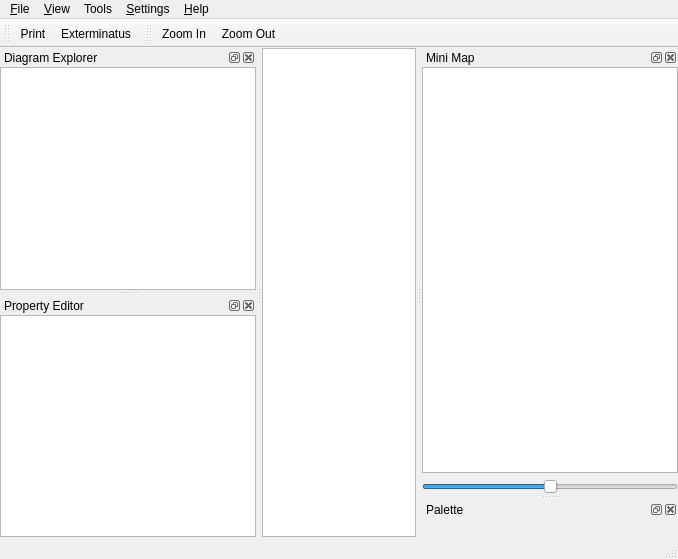
<?xml version="1.0" encoding="UTF-8"?>
<ui version="4.0">
 <class>MainWindowUi</class>
 <widget class="QMainWindow" name="MainWindowUi">
  <property name="geometry">
   <rect>
    <x>0</x>
    <y>0</y>
    <width>678</width>
    <height>559</height>
   </rect>
  </property>
  <property name="windowTitle">
   <string>QReal</string>
  </property>
  <property name="windowIcon">
   <iconset resource="../qrgui.qrc">
    <normaloff>:/icons/qreal.png</normaloff>:/icons/qreal.png</iconset>
  </property>
  <widget class="QWidget" name="centralwidget">
   <layout class="QGridLayout">
    <property name="margin">
     <number>0</number>
    </property>
    <property name="spacing">
     <number>0</number>
    </property>
    <item row="0" column="0">
     <widget class="EditorView" name="view"/>
    </item>
   </layout>
  </widget>
  <widget class="QMenuBar" name="menubar">
   <property name="geometry">
    <rect>
     <x>0</x>
     <y>0</y>
     <width>678</width>
     <height>22</height>
    </rect>
   </property>
   <widget class="QMenu" name="menu_File">
    <property name="title">
     <string>&amp;File</string>
    </property>
    <addaction name="actionPrint"/>
    <addaction name="actionMakeSvg"/>
    <addaction name="separator"/>
    <addaction name="actionQuit"/>
   </widget>
   <widget class="QMenu" name="menu_View">
    <property name="title">
     <string>&amp;View</string>
    </property>
    <addaction name="actionZoom_In"/>
    <addaction name="actionZoom_Out"/>
    <addaction name="separator"/>
    <addaction name="actionAntialiasing"/>
    <addaction name="actionOpenGL_Renderer"/>
    <addaction name="actionShowSplash"/>
   </widget>
   <widget class="QMenu" name="menuHelp">
    <property name="title">
     <string>&amp;Help</string>
    </property>
    <addaction name="actionHelp"/>
    <addaction name="separator"/>
    <addaction name="actionAbout"/>
    <addaction name="actionAboutQt"/>
   </widget>
   <widget class="QMenu" name="menuSettings">
    <property name="title">
     <string>&amp;Settings</string>
    </property>
    <addaction name="actionPlugins"/>
   </widget>
   <widget class="QMenu" name="menuTools">
    <property name="title">
     <string>Tools</string>
    </property>
    <addaction name="actionClear"/>
    <addaction name="actionExport_to_XMI"/>
   </widget>
   <addaction name="menu_File"/>
   <addaction name="menu_View"/>
   <addaction name="menuTools"/>
   <addaction name="menuSettings"/>
   <addaction name="menuHelp"/>
  </widget>
  <widget class="QStatusBar" name="statusbar"/>
  <widget class="QDockWidget" name="diagramDock">
   <property name="allowedAreas">
    <set>Qt::AllDockWidgetAreas</set>
   </property>
   <property name="windowTitle">
    <string>Diagram Explorer</string>
   </property>
   <attribute name="dockWidgetArea">
    <number>1</number>
   </attribute>
   <widget class="QWidget" name="dockWidgetContents_2">
    <layout class="QHBoxLayout">
     <property name="spacing">
      <number>6</number>
     </property>
     <property name="margin">
      <number>0</number>
     </property>
     <item>
      <widget class="QTreeView" name="diagramExplorer">
       <property name="contextMenuPolicy">
        <enum>Qt::ActionsContextMenu</enum>
       </property>
       <property name="acceptDrops">
        <bool>true</bool>
       </property>
       <property name="dragDropMode">
        <enum>QAbstractItemView::DragDrop</enum>
       </property>
      </widget>
     </item>
    </layout>
   </widget>
  </widget>
  <widget class="QToolBar" name="fileToolbar">
   <property name="windowTitle">
    <string>File Toolbar</string>
   </property>
   <property name="orientation">
    <enum>Qt::Horizontal</enum>
   </property>
   <attribute name="toolBarArea">
    <enum>TopToolBarArea</enum>
   </attribute>
   <attribute name="toolBarBreak">
    <bool>false</bool>
   </attribute>
   <addaction name="actionPrint"/>
   <addaction name="actionClear"/>
  </widget>
  <widget class="QDockWidget" name="minimapDock">
   <property name="windowTitle">
    <string>Mini Map</string>
   </property>
   <attribute name="dockWidgetArea">
    <number>2</number>
   </attribute>
   <widget class="QWidget" name="dockWidgetContents_4">
    <layout class="QVBoxLayout">
     <property name="spacing">
      <number>6</number>
     </property>
     <property name="margin">
      <number>0</number>
     </property>
     <item>
      <widget class="QGraphicsView" name="minimapView">
       <property name="dragMode">
        <enum>QGraphicsView::ScrollHandDrag</enum>
       </property>
      </widget>
     </item>
     <item>
      <widget class="QSlider" name="minimapZoomSlider">
       <property name="maximum">
        <number>50</number>
       </property>
       <property name="value">
        <number>25</number>
       </property>
       <property name="orientation">
        <enum>Qt::Horizontal</enum>
       </property>
      </widget>
     </item>
    </layout>
   </widget>
  </widget>
  <widget class="QDockWidget" name="paletteDock">
   <property name="windowTitle">
    <string>Palette</string>
   </property>
   <attribute name="dockWidgetArea">
    <number>2</number>
   </attribute>
   <widget class="QWidget" name="dockWidgetContents_5">
    <layout class="QHBoxLayout">
     <property name="spacing">
      <number>6</number>
     </property>
     <property name="margin">
      <number>0</number>
     </property>
     <item>
      <widget class="qReal::gui::PaletteToolbox" name="paletteToolbox"/>
     </item>
    </layout>
   </widget>
  </widget>
  <widget class="QToolBar" name="viewToolbar">
   <property name="windowTitle">
    <string>View Toolbar</string>
   </property>
   <attribute name="toolBarArea">
    <enum>TopToolBarArea</enum>
   </attribute>
   <attribute name="toolBarBreak">
    <bool>false</bool>
   </attribute>
   <addaction name="actionZoom_In"/>
   <addaction name="actionZoom_Out"/>
  </widget>
  <widget class="QDockWidget" name="propertyDock">
   <property name="windowTitle">
    <string>Property Editor</string>
   </property>
   <attribute name="dockWidgetArea">
    <number>1</number>
   </attribute>
   <widget class="QWidget" name="dockWidgetContents">
    <layout class="QVBoxLayout">
     <property name="spacing">
      <number>6</number>
     </property>
     <property name="margin">
      <number>0</number>
     </property>
     <item>
      <widget class="QTableView" name="propertyEditor">
       <property name="alternatingRowColors">
        <bool>true</bool>
       </property>
       <property name="showGrid">
        <bool>false</bool>
       </property>
      </widget>
     </item>
    </layout>
   </widget>
  </widget>
  <action name="actionQuit">
   <property name="text">
    <string>&amp;Quit</string>
   </property>
  </action>
  <action name="actionConnect">
   <property name="icon">
    <iconset>
     <normaloff>:/icons/database_connected.png</normaloff>:/icons/database_connected.png</iconset>
   </property>
   <property name="text">
    <string>&amp;Connect</string>
   </property>
  </action>
  <action name="actionZoom_In">
   <property name="icon">
    <iconset resource="../qrgui.qrc">
     <normaloff>:/icons/zoomin.png</normaloff>:/icons/zoomin.png</iconset>
   </property>
   <property name="text">
    <string>Zoom In</string>
   </property>
  </action>
  <action name="actionZoom_Out">
   <property name="icon">
    <iconset resource="../qrgui.qrc">
     <normaloff>:/icons/zoomout.png</normaloff>:/icons/zoomout.png</iconset>
   </property>
   <property name="text">
    <string>Zoom Out</string>
   </property>
  </action>
  <action name="actionAntialiasing">
   <property name="checkable">
    <bool>true</bool>
   </property>
   <property name="checked">
    <bool>true</bool>
   </property>
   <property name="text">
    <string>Antialiasing</string>
   </property>
  </action>
  <action name="actionOpenGL_Renderer">
   <property name="checkable">
    <bool>true</bool>
   </property>
   <property name="text">
    <string>OpenGL Renderer</string>
   </property>
  </action>
  <action name="actionPrint">
   <property name="icon">
    <iconset resource="../qrgui.qrc">
     <normaloff>:/icons/print.png</normaloff>:/icons/print.png</iconset>
   </property>
   <property name="text">
    <string>Print</string>
   </property>
  </action>
  <action name="actionMakeSvg">
   <property name="text">
    <string>Export to SVG</string>
   </property>
  </action>
  <action name="actionDisconnect">
   <property name="icon">
    <iconset>
     <normaloff>:/icons/database_disconnect.png</normaloff>:/icons/database_disconnect.png</iconset>
   </property>
   <property name="text">
    <string>&amp;Disconnect</string>
   </property>
  </action>
  <action name="actionBeginTransaction">
   <property name="enabled">
    <bool>false</bool>
   </property>
   <property name="icon">
    <iconset>
     <normaloff>:/icons/database_connect.png</normaloff>:/icons/database_connect.png</iconset>
   </property>
   <property name="text">
    <string>Begin Transaction</string>
   </property>
  </action>
  <action name="actionCommitTransaction">
   <property name="enabled">
    <bool>false</bool>
   </property>
   <property name="icon">
    <iconset>
     <normaloff>:/icons/database_commit.png</normaloff>:/icons/database_commit.png</iconset>
   </property>
   <property name="text">
    <string>Commit Transaction</string>
   </property>
  </action>
  <action name="actionRollbackTransaction">
   <property name="enabled">
    <bool>false</bool>
   </property>
   <property name="icon">
    <iconset>
     <normaloff>:/icons/database_revert.png</normaloff>:/icons/database_revert.png</iconset>
   </property>
   <property name="text">
    <string>Rollback Transaction</string>
   </property>
  </action>
  <action name="actionDeleteFromDiagram">
   <property name="text">
    <string>Delete</string>
   </property>
  </action>
  <action name="actionHelp">
   <property name="text">
    <string>Small Help</string>
   </property>
  </action>
  <action name="actionAbout">
   <property name="text">
    <string>About...</string>
   </property>
  </action>
  <action name="actionAboutQt">
   <property name="text">
    <string>About Qt...</string>
   </property>
  </action>
  <action name="actionPlugins">
   <property name="text">
    <string>Plugins...</string>
   </property>
  </action>
  <action name="actionShowSplash">
   <property name="checkable">
    <bool>true</bool>
   </property>
   <property name="checked">
    <bool>true</bool>
   </property>
   <property name="text">
    <string>Show splashscreen</string>
   </property>
  </action>
  <action name="actionClear">
   <property name="icon">
    <iconset resource="../qrgui.qrc">
     <normaloff>:/icons/clear.png</normaloff>:/icons/clear.png</iconset>
   </property>
   <property name="text">
    <string>Exterminatus</string>
   </property>
  </action>
  <action name="actionExport_to_XMI">
   <property name="text">
    <string>Export to XMI</string>
   </property>
  </action>
 </widget>
 <layoutdefault spacing="0" margin="0"/>
 <customwidgets>
  <customwidget>
   <class>EditorView</class>
   <extends>QGraphicsView</extends>
   <header>../view/editorview.h</header>
  </customwidget>
  <customwidget>
   <class>qReal::gui::PaletteToolbox</class>
   <extends>QToolBox</extends>
   <header>paletteToolbox.h</header>
   <container>1</container>
  </customwidget>
 </customwidgets>
 <resources>
  <include location="../qrgui.qrc"/>
 </resources>
 <connections/>
</ui>
